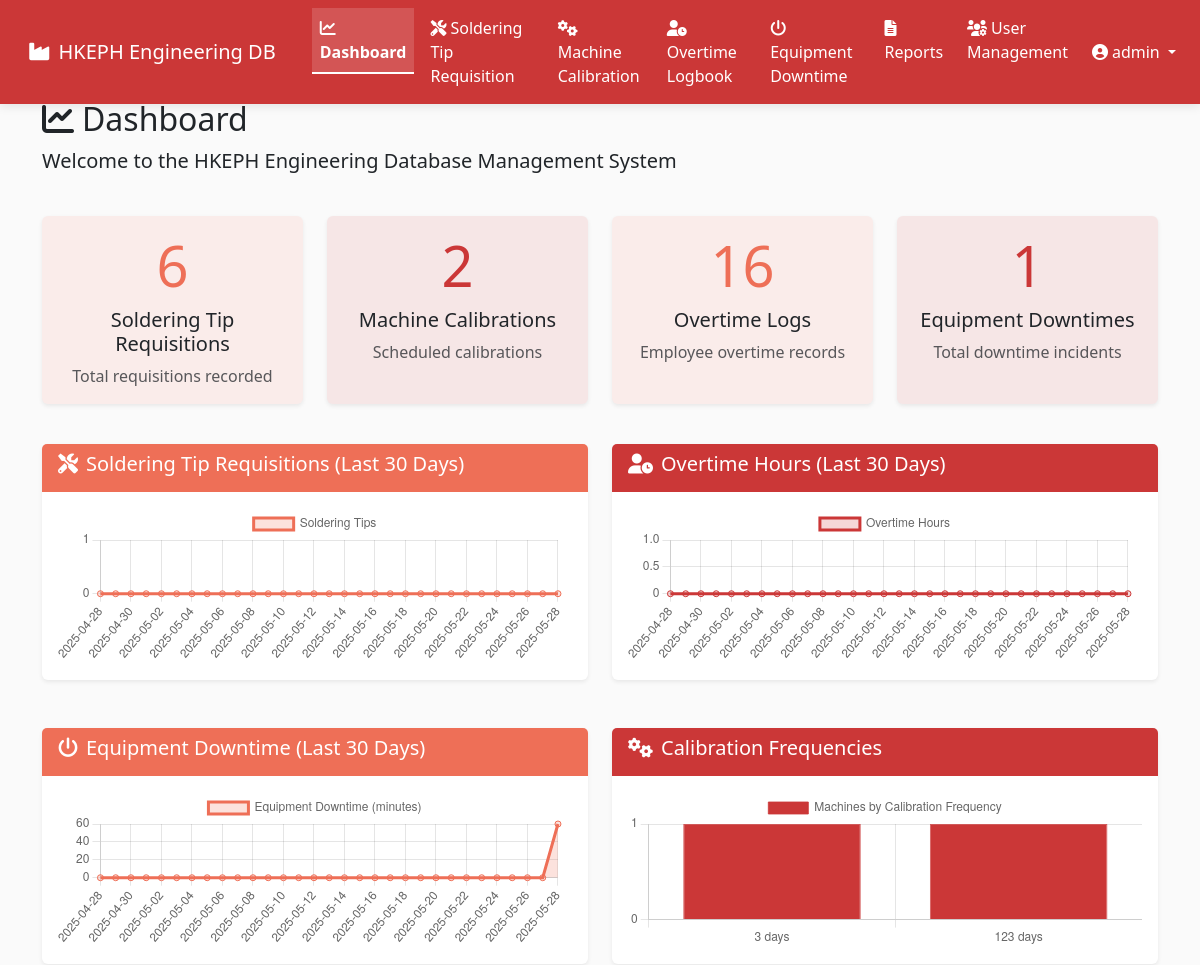
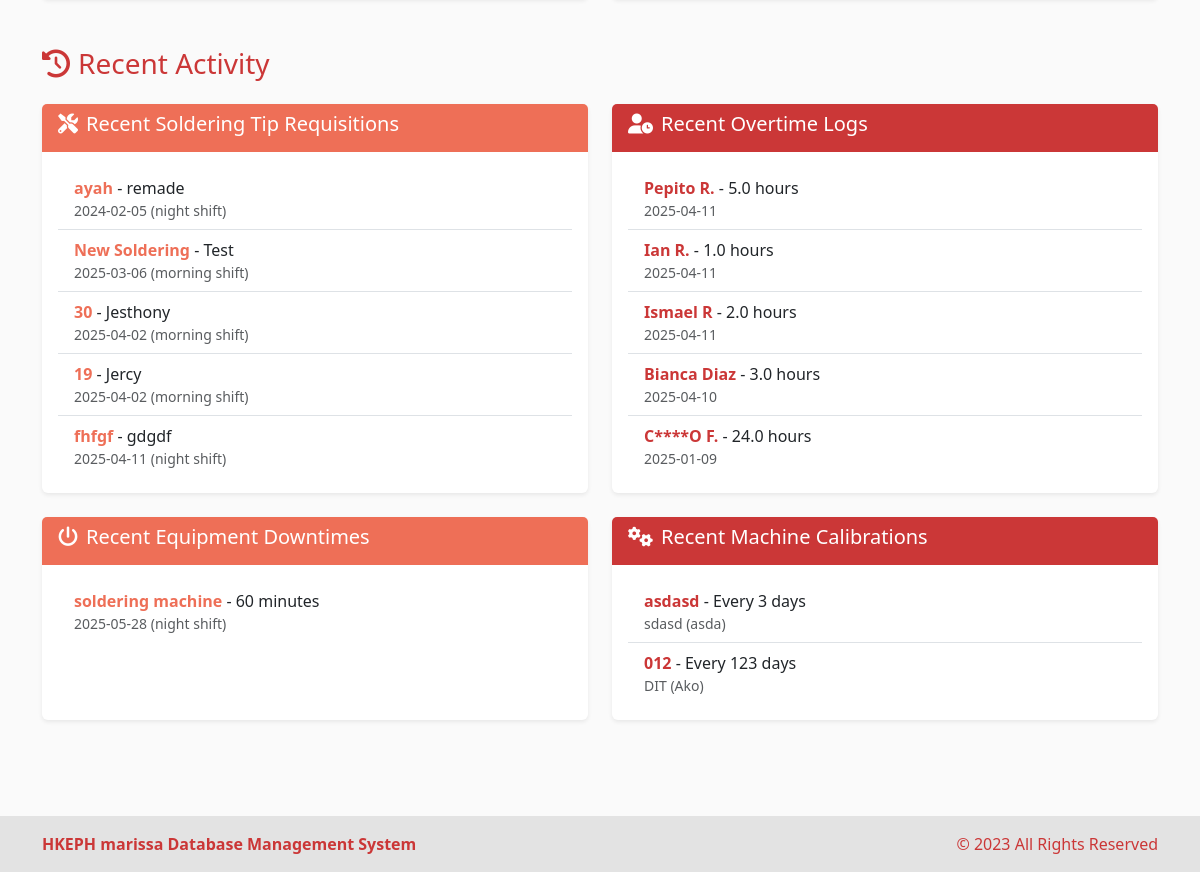
Page / (signed in) on the earlier database version (2 pictures, top to bottom).
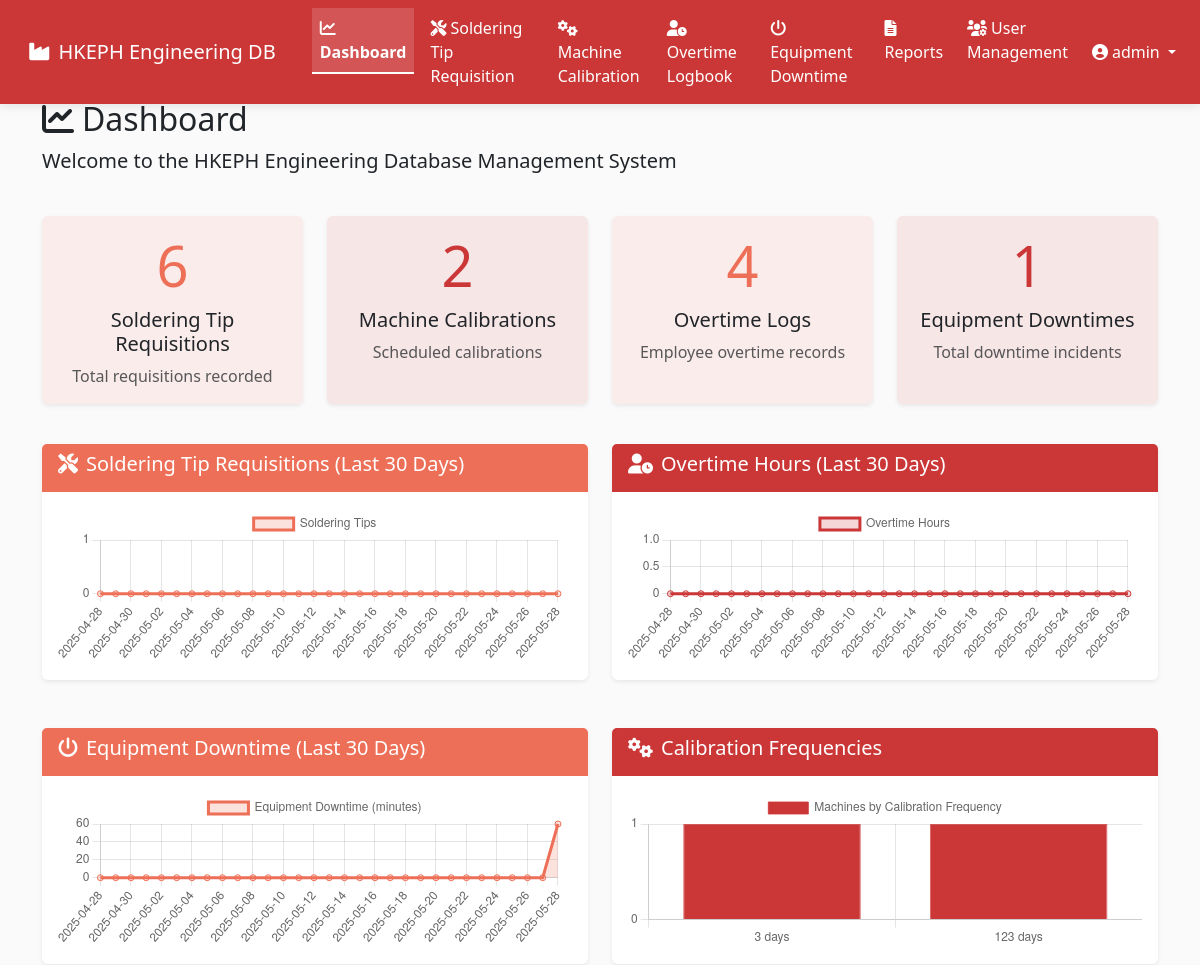
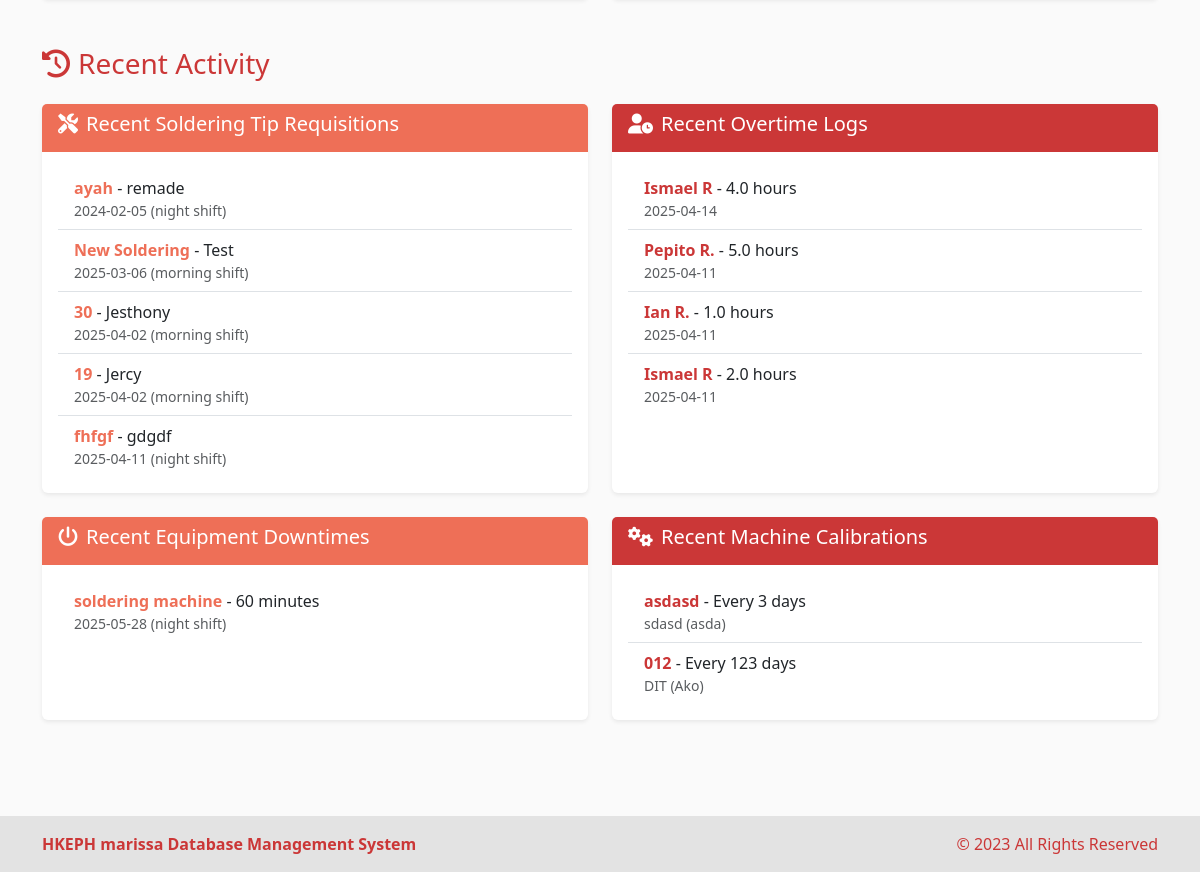
Same page on the later database version (2 pictures, top to bottom).
### models.py (models this page shows, shortened)
class SolderingTip(db.Model):
    id = db.Column(db.Integer, primary_key=True)
    machine_name = db.Column(db.String(100), nullable=False)
    engineer_name = db.Column(db.String(100), nullable=False)
    personnel_name = db.Column(db.String(100), nullable=False)
    shift = db.Column(db.String(20), nullable=False)
    date = db.Column(db.DateTime, nullable=False)
    created_at = db.Column(db.DateTime, default=datetime.utcnow)

class OvertimeLogbook(db.Model):
    id = db.Column(db.Integer, primary_key=True)
    employee_name = db.Column(db.String(100), nullable=False)
    date = db.Column(db.DateTime, nullable=False)
    hours = db.Column(db.Float, nullable=False)
    created_at = db.Column(db.DateTime, default=datetime.utcnow)

class EquipmentDowntime(db.Model):
    id = db.Column(db.Integer, primary_key=True)
    equipment_name = db.Column(db.String(100), nullable=False)
    product_name = db.Column(db.String(100), nullable=False)
    issue = db.Column(db.Text, nullable=False)
    downtime_minutes = db.Column(db.Integer, nullable=False)
    shift = db.Column(db.String(20), nullable=False)
    action_taken = db.Column(db.Text, nullable=False)
    date = db.Column(db.DateTime, nullable=False)
    created_at = db.Column(db.DateTime, default=datetime.utcnow)

class MachineCalibration(db.Model):
    id = db.Column(db.Integer, primary_key=True)
    machine_name = db.Column(db.String(100), nullable=False)
    days_per_calibration = db.Column(db.Integer, nullable=False)
    location_line = db.Column(db.String(100), nullable=False)
    operator_name = db.Column(db.String(100), nullable=False)
    created_at = db.Column(db.DateTime, default=datetime.utcnow)

### routes.py (the view)
@app.route('/')
@login_required
def dashboard():
    soldering_tips_count = SolderingTip.query.count()
    machine_calibrations_count = MachineCalibration.query.count()
    overtime_logs_count = OvertimeLogbook.query.count()
    equipment_downtimes_count = EquipmentDowntime.query.count()
    recent_soldering = SolderingTip.query.order_by(SolderingTip.created_at.desc()).limit(5).all()
    recent_calibrations = MachineCalibration.query.order_by(MachineCalibration.created_at.desc()).limit(5).all()
    recent_overtime = OvertimeLogbook.query.order_by(OvertimeLogbook.created_at.desc()).limit(5).all()
    recent_downtimes = EquipmentDowntime.query.order_by(EquipmentDowntime.created_at.desc()).limit(5).all()
    return render_template('dashboard.html',
                           soldering_tips_count=soldering_tips_count,
                           machine_calibrations_count=machine_calibrations_count,
                           overtime_logs_count=overtime_logs_count,
                           equipment_downtimes_count=equipment_downtimes_count,
                           recent_soldering=recent_soldering,
                           recent_calibrations=recent_calibrations,
                           recent_overtime=recent_overtime,
                           recent_downtimes=recent_downtimes)

### app.py (called while the page is built)
@login_manager.user_loader
def load_user(user_id):
    return User.query.get(int(user_id))

### templates/dashboard.html (shortened to what the changed rows need)
{% extends 'base.html' %}
{% block content %}
<div class="row mb-4">
    <div class="col">
        <h2><i class="fas fa-chart-line me-2"></i>Dashboard</h2>
    </div>
</div>
<div class="row mb-4">
    <div class="col-md-3 mb-3">
        <div class="card h-100" style="border-color: var(--accent-primary); background-color: rgba(238, 111, 87, 0.1);">
            <div class="card-body text-center">
                <h1 class="display-4" style="color: var(--accent-primary);">{{ soldering_tips_count }}</h1>
            </div>
        </div>
    </div>
    <div class="col-md-3 mb-3">
        <div class="card h-100" style="border-color: var(--accent-secondary); background-color: rgba(203, 55, 55, 0.1);">
            <div class="card-body text-center">
                <h1 class="display-4" style="color: var(--accent-secondary);">{{ machine_calibrations_count }}</h1>
            </div>
        </div>
    </div>
    <div class="col-md-3 mb-3">
        <div class="card h-100" style="border-color: var(--accent-primary); background-color: rgba(238, 111, 87, 0.1);">
            <div class="card-body text-center">
                <h1 class="display-4" style="color: var(--accent-primary);">{{ overtime_logs_count }}</h1>
                <h5 class="card-title">Overtime Logs</h5>
                <p class="card-text text-muted">Employee overtime records</p>
            </div>
        </div>
    </div>
    <div class="col-md-3 mb-3">
        <div class="card h-100" style="border-color: var(--accent-secondary); background-color: rgba(203, 55, 55, 0.1);">
            <div class="card-body text-center">
                <h1 class="display-4" style="color: var(--accent-secondary);">{{ equipment_downtimes_count }}</h1>
            </div>
        </div>
    </div>
</div>
<div class="row">
    <div class="col-md-6 mb-4">
        <div class="card h-100">
            <div class="card-body">
                <ul class="list-group list-group-flush">
                    {% if recent_soldering %}
                        {% for tip in recent_soldering %}
                            <li class="list-group-item">
                                <strong style="color: var(--accent-primary);">{{ tip.machine_name }}</strong> - {{ tip.engineer_name }}
                                <div class="small text-muted">{{ tip.date.strftime('%Y-%m-%d') }} ({{ tip.shift }} shift)</div>
                            </li>
                        {% endfor %}
                    {% else %}
                        <li class="list-group-item text-center text-muted">No recent records</li>
                    {% endif %}
                </ul>
            </div>
        </div>
    </div>
    <div class="col-md-6 mb-4">
        <div class="card h-100">
            <div class="card-body">
                <ul class="list-group list-group-flush">
                    {% if recent_overtime %}
                        {% for log in recent_overtime %}
                            <li class="list-group-item">
                                <strong style="color: var(--accent-secondary);">{{ log.employee_name }}</strong> - {{ log.hours }} hours
                                <div class="small text-muted">{{ log.date.strftime('%Y-%m-%d') }}</div>
                            </li>
                        {% endfor %}
                    {% else %}
                        <li class="list-group-item text-center text-muted">No recent records</li>
                    {% endif %}
                </ul>
            </div>
        </div>
    </div>
</div>
<div class="row">
    <div class="col-md-6 mb-4">
        <div class="card h-100">
            <div class="card-body">
                <ul class="list-group list-group-flush">
                    {% if recent_downtimes %}
                        {% for downtime in recent_downtimes %}
                            <li class="list-group-item">
                                <strong style="color: var(--accent-primary);">{{ downtime.equipment_name }}</strong> - {{ downtime.downtime_minutes }} minutes
                                <div class="small text-muted">{{ downtime.date.strftime('%Y-%m-%d') }} ({{ downtime.shift }} shift)</div>
                            </li>
                        {% endfor %}
                    {% else %}
                        <li class="list-group-item text-center text-muted">No recent records</li>
                    {% endif %}
                </ul>
            </div>
        </div>
    </div>
    <div class="col-md-6 mb-4">
        <div class="card h-100">
            <div class="card-body">
                <ul class="list-group list-group-flush">
                    {% if recent_calibrations %}
                        {% for cal in recent_calibrations %}
                            <li class="list-group-item">
                                <strong style="color: var(--accent-secondary);">{{ cal.machine_name }}</strong> - Every {{ cal.days_per_calibration }} days
                                <div class="small text-muted">{{ cal.location_line }} ({{ cal.operator_name }})</div>
                            </li>
                        {% endfor %}
                    {% else %}
                        <li class="list-group-item text-center text-muted">No recent records</li>
                    {% endif %}
                </ul>
            </div>
        </div>
    </div>
</div>
{% endblock %}

Differences in the rows shown:
removed OvertimeLogbook: employee_name "Bianca Diaz", hours "3.0", date "2025-04-10"
removed OvertimeLogbook: employee_name "C****O F.", hours "24.0", date "2025-01-09"
added OvertimeLogbook: employee_name "Ismael R", hours "4.0", date "2025-04-14"
Other differences:
{{ overtime_logs_count }}: "16" → "4"
